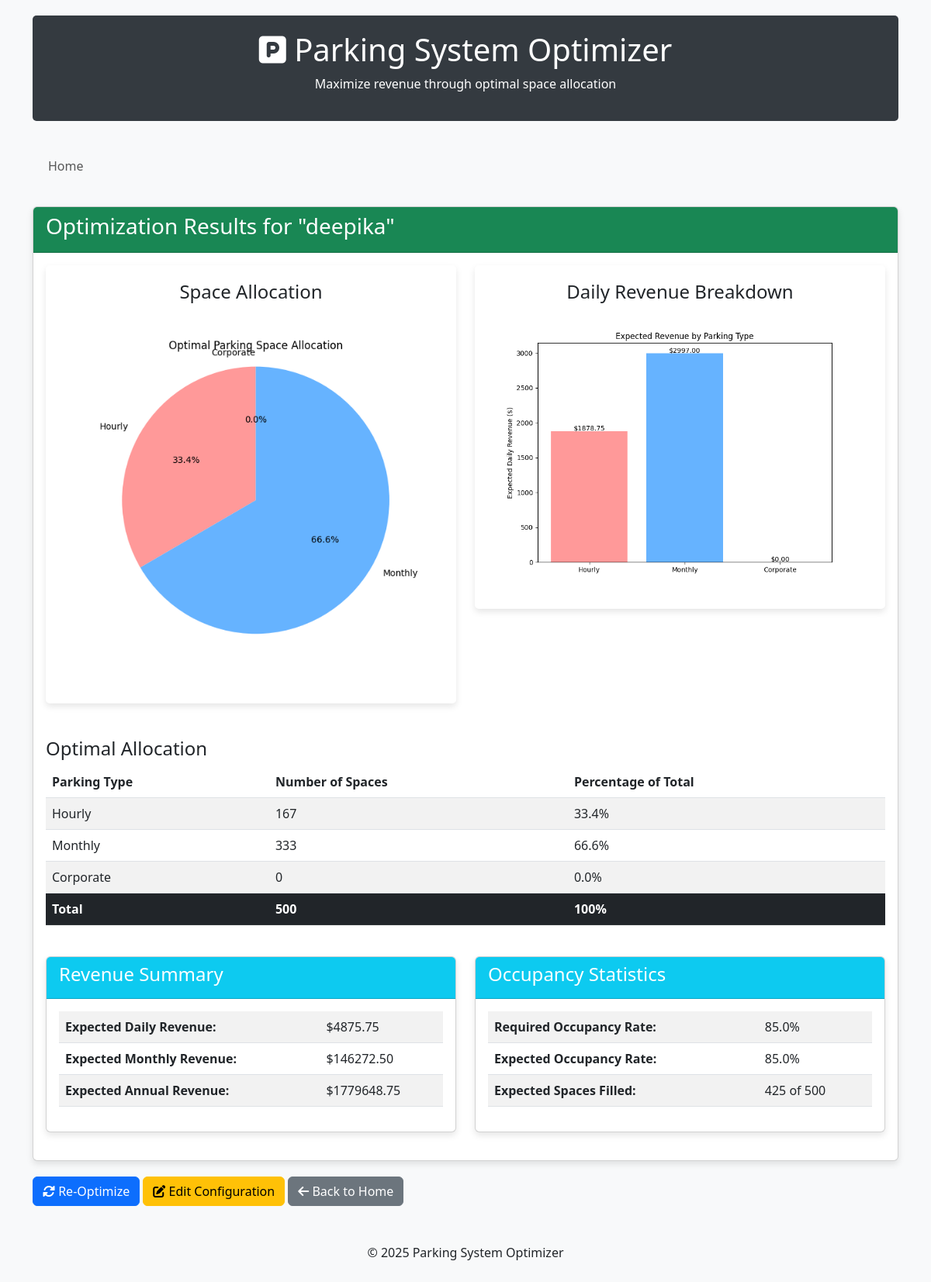
Screenshot of /results/2/ with the database file from the repository.
### parking_optimizer/models.py (models this page shows, shortened)
class ParkingConfiguration(models.Model):
    name = models.CharField(max_length=100)
    total_spaces = models.IntegerField(default=500)
    min_hourly_spaces = models.IntegerField(default=50)
    occupancy_requirement = models.FloatField(default=0.85)
    hourly_revenue = models.FloatField(default=15.0)
    monthly_revenue = models.FloatField(default=10.0)
    corporate_revenue = models.FloatField(default=20.0)
    hourly_reliability = models.FloatField(default=0.75)
    monthly_reliability = models.FloatField(default=0.90)
    corporate_reliability = models.FloatField(default=0.60)
    date_created = models.DateTimeField(auto_now_add=True)
    hourly_spaces = models.IntegerField(null=True, blank=True)
    monthly_spaces = models.IntegerField(null=True, blank=True)
    corporate_spaces = models.IntegerField(null=True, blank=True)
    expected_revenue = models.FloatField(null=True, blank=True)
    expected_occupancy = models.FloatField(null=True, blank=True)

### parking_optimizer/views.py (the view)
# urls.py: path('results/<int:config_id>/', views.results, name='results'),
def results(request, config_id):
    config = get_object_or_404(ParkingConfiguration, id=config_id)
    if config.hourly_spaces is None:
        messages.warning(request, 'This configuration has not been optimized yet.')
        return redirect('optimize', config_id=config.id)
    pie_chart = generate_allocation_chart(config)
    revenue_chart = generate_revenue_chart(config)
    context = {
        'config': config,
        'pie_chart': pie_chart,
        'revenue_chart': revenue_chart,
    }
    return render(request, 'parking_optimizer/results.html', context)

### parking_optimizer/templatetags/math_filters.py (called while the page is built)
@register.filter
def mul(value, arg):
    try:
        return float(value) * float(arg)
    except (ValueError, TypeError):
        return ''

@register.filter
def div(value, arg):
    try:
        return float(value) / float(arg)
    except (ValueError, TypeError, ZeroDivisionError):
        return ''

### parking_optimizer/views.py (called while the page is built)
def generate_allocation_chart(config):
    labels = ['Hourly', 'Monthly', 'Corporate']
    sizes = [config.hourly_spaces, config.monthly_spaces, config.corporate_spaces]
    colors = ['#ff9999', '#66b3ff', '#99ff99']
    fig, ax = plt.subplots(figsize=(6, 6))
    ax.pie(sizes, labels=labels, colors=colors, autopct='%1.1f%%', startangle=90)
    ax.axis('equal')  # Equal aspect ratio ensures that pie is drawn as a circle
    plt.title('Optimal Parking Space Allocation')
    buf = io.BytesIO()
    plt.savefig(buf, format='png')
    plt.close(fig)
    buf.seek(0)
    chart_data = base64.b64encode(buf.getvalue()).decode('utf-8')
    return chart_data

def generate_revenue_chart(config):
    categories = ['Hourly', 'Monthly', 'Corporate']
    revenues = [
        config.hourly_spaces * config.hourly_revenue * config.hourly_reliability,
        config.monthly_spaces * config.monthly_revenue * config.monthly_reliability,
        config.corporate_spaces * config.corporate_revenue * config.corporate_reliability
    ]
    fig, ax = plt.subplots(figsize=(8, 6))
    ax.bar(categories, revenues, color=['#ff9999', '#66b3ff', '#99ff99'])
    ax.set_ylabel('Expected Daily Revenue ($)')
    ax.set_title('Expected Revenue by Parking Type')
    for i, v in enumerate(revenues):
        ax.text(i, v + 5, f'${v:.2f}', ha='center')
    buf = io.BytesIO()
    plt.savefig(buf, format='png')
    plt.close(fig)
    buf.seek(0)
    chart_data = base64.b64encode(buf.getvalue()).decode('utf-8')
    return chart_data

### parking_optimizer/templates/parking_optimizer/results.html (shortened to what this page needs)
{% extends 'parking_optimizer/base.html' %}
{% load math_filters %}
{% block content %}
<div class="card">
    <div class="card-header bg-success text-white">
        <h3>Optimization Results for "{{ config.name }}"</h3>
    </div>
    <div class="card-body">
        <div class="row">
            <div class="col-md-6">
                <div class="chart-container">
                    <h4 class="text-center">Space Allocation</h4>
                    <img class="img-fluid" alt="Parking Space Allocation">
                </div>
            </div>
            <div class="col-md-6">
                <div class="chart-container">
                    <h4 class="text-center">Daily Revenue Breakdown</h4>
                    <img class="img-fluid" alt="Revenue Breakdown">
                </div>
            </div>
        </div>
        <div class="row mt-4">
            <div class="col-md-12">
                <h4>Optimal Allocation</h4>
                <table class="table table-striped">
                    <thead>
                        <tr>
                            <th>Parking Type</th>
                            <th>Number of Spaces</th>
                            <th>Percentage of Total</th>
                        </tr>
                    </thead>
                    <tbody>
                        <tr>
                            <td>Hourly</td>
                            <td>{{ config.hourly_spaces }}</td>
                            <td>{{ config.hourly_spaces|div:config.total_spaces|mul:100|floatformat:1 }}%</td>
                        </tr>
                        <tr>
                            <td>Monthly</td>
                            <td>{{ config.monthly_spaces }}</td>
                            <td>{{ config.monthly_spaces|div:config.total_spaces|mul:100|floatformat:1 }}%</td>
                        </tr>
                        <tr>
                            <td>Corporate</td>
                            <td>{{ config.corporate_spaces }}</td>
                            <td>{{ config.corporate_spaces|div:config.total_spaces|mul:100|floatformat:1 }}%</td>
                        </tr>
                        <tr class="table-dark">
                            <th>Total</th>
                            <th>{{ config.total_spaces }}</th>
                            <th>100%</th>
                        </tr>
                    </tbody>
                </table>
            </div>
        </div>
        <div class="row mt-4">
            <div class="col-md-6">
                <div class="card">
                    <div class="card-header bg-info text-white">
                        <h4>Revenue Summary</h4>
                    </div>
                    <div class="card-body">
                        <table class="table table-striped">
                            <tr>
                                <th>Expected Daily Revenue:</th>
                                <td>${{ config.expected_revenue|floatformat:2 }}</td>
                            </tr>
                            <tr>
                                <th>Expected Monthly Revenue:</th>
                                <td>${{ config.expected_revenue|mul:30|floatformat:2 }}</td>
                            </tr>
                            <tr>
                                <th>Expected Annual Revenue:</th>
                                <td>${{ config.expected_revenue|mul:365|floatformat:2 }}</td>
                            </tr>
                        </table>
                    </div>
                </div>
            </div>
            <div class="col-md-6">
                <div class="card">
                    <div class="card-header bg-info text-white">
                        <h4>Occupancy Statistics</h4>
                    </div>
                    <div class="card-body">
                        <table class="table table-striped">
                            <tr>
                                <th>Required Occupancy Rate:</th>
                                <td>{{ config.occupancy_requirement|mul:100|floatformat:1 }}%</td>
                            </tr>
                            <tr>
                                <th>Expected Occupancy Rate:</th>
                                <td>{{ config.expected_occupancy|mul:100|floatformat:1 }}%</td>
                            </tr>
                            <tr>
                                <th>Expected Spaces Filled:</th>
                                <td>{{ config.expected_occupancy|mul:config.total_spaces|floatformat:0 }} of {{ config.total_spaces }}</td>
                            </tr>
                        </table>
                    </div>
                </div>
            </div>
        </div>
    </div>
</div>
<div class="mt-3">
    <a href="{% url 'optimize' config.id %}" class="btn btn-primary">
        <i class="fas fa-sync-alt"></i> Re-Optimize
    </a>
    <a href="{% url 'edit_config' config.id %}" class="btn btn-warning">
        <i class="fas fa-edit"></i> Edit Configuration
    </a>
    <a href="{% url 'home' %}" class="btn btn-secondary">
        <i class="fas fa-arrow-left"></i> Back to Home
    </a>
</div>
{% endblock %}

### parking_optimizer/templates/parking_optimizer/base.html (shortened to what this page needs)
<!DOCTYPE html>
<html lang="en">
<head>
    <link href="https://cdn.jsdelivr.net/npm/bootstrap@5.3.0-alpha1/dist/css/bootstrap.min.css" rel="stylesheet">
    <link rel="stylesheet" href="https://cdnjs.cloudflare.com/ajax/libs/font-awesome/6.0.0/css/all.min.css">
</head>
<body>
    <div class="container">
        <div class="header text-center">
            <h1><i class="fas fa-parking"></i> Parking System Optimizer</h1>
            <p>Maximize revenue through optimal space allocation</p>
        </div>
        <nav class="navbar navbar-expand-lg navbar-light bg-light mb-4">
            <div class="container-fluid">
                <div class="collapse navbar-collapse" id="navbarNav">
                    <ul class="navbar-nav">
                        <li class="nav-item">
                            <a class="nav-link" href="{% url 'home' %}">Home</a>
                        </li>
                    </ul>
                </div>
            </div>
        </nav>
        {% block content %}{% endblock %}
    </div>
    <footer class="mt-5 text-center pb-4">
        <p>&copy; 2025 Parking System Optimizer</p>
    </footer>
</body>
</html>

### parking_optimizer/templates/parking_optimizer/base.html (style rules this page uses)
body { padding-top: 20px; background-color: #f8f9fa; }
.header { background-color: #343a40; color: white; padding: 20px 0; margin-bottom: 30px; border-radius: 5px; }
.card { box-shadow: 0 4px 8px rgba(0,0,0,0.1); transition: 0.3s; margin-bottom: 20px; }
.chart-container { background-color: white; padding: 20px; border-radius: 5px; margin-bottom: 20px; box-shadow: 0 4px 8px rgba(0,0,0,0.1); }

### rows the page displays
ParkingConfiguration: name "deepika", hourly_spaces "167", hourly_spaces|div "33.4", monthly_spaces "333", monthly_spaces|div "66.6", corporate_spaces "0", corporate_spaces|div "0.0", total_spaces "500", expected_revenue "4875.75", expected_revenue|mul "146272.50", expected_revenue|mul "1779648.75", occupancy_requirement|mul "85.0", expected_occupancy|mul "85.0", expected_occupancy|mul "425"
